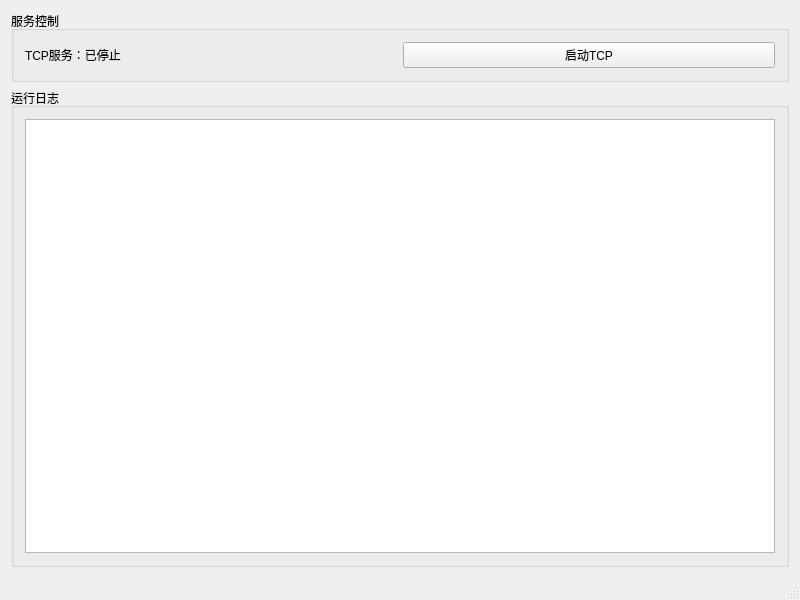
<?xml version="1.0" encoding="UTF-8"?>
<ui version="4.0">
 <class>ServerWindow</class>
 <widget class="QMainWindow" name="ServerWindow">
  <property name="geometry">
   <rect>
    <x>0</x>
    <y>0</y>
    <width>800</width>
    <height>600</height>
   </rect>
  </property>
  <property name="windowTitle">
   <string>TCP服务器</string>
  </property>
  <widget class="QWidget" name="centralWidget">
   <layout class="QVBoxLayout" name="verticalLayout">
    <item>
     <widget class="QGroupBox" name="groupBox">
      <property name="title">
       <string>服务控制</string>
      </property>
      <layout class="QGridLayout" name="gridLayout">
       <item row="0" column="0">
        <widget class="QLabel" name="tcpStatusLabel">
         <property name="text">
          <string>TCP服务：已停止</string>
         </property>
        </widget>
       </item>
       <item row="0" column="1">
        <widget class="QPushButton" name="startTcpBtn">
         <property name="text">
          <string>启动TCP</string>
         </property>
        </widget>
       </item>
      </layout>
     </widget>
    </item>
    <item>
     <widget class="QGroupBox" name="groupBox_2">
      <property name="title">
       <string>运行日志</string>
      </property>
      <layout class="QVBoxLayout" name="verticalLayout_2">
       <item>
        <widget class="QTextEdit" name="logEdit">
         <property name="readOnly">
          <bool>true</bool>
         </property>
        </widget>
       </item>
      </layout>
     </widget>
    </item>
   </layout>
  </widget>
  <widget class="QMenuBar" name="menuBar">
   <property name="geometry">
    <rect>
     <x>0</x>
     <y>0</y>
     <width>800</width>
     <height>23</height>
    </rect>
   </property>
  </widget>
  <widget class="QStatusBar" name="statusBar"/>
 </widget>
 <layoutdefault spacing="6" margin="11"/>
 <resources/>
 <connections/>
</ui>
